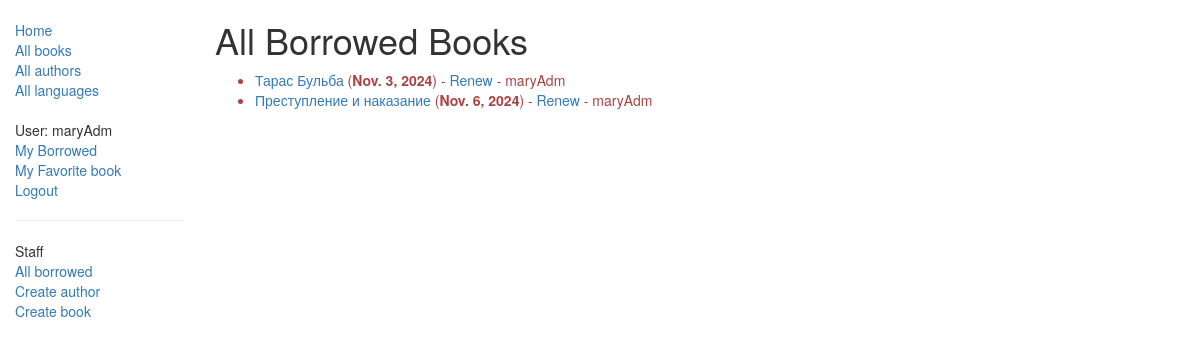
The app's page /catalog/borrowed/ (signed in), older data.
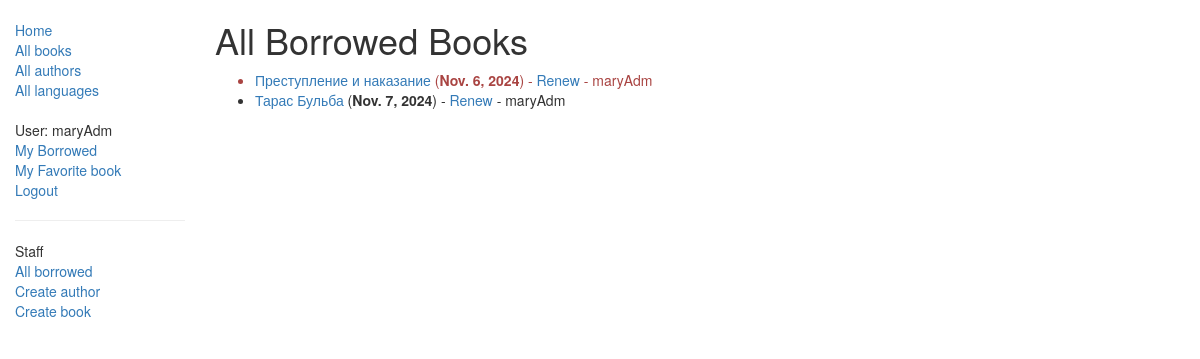
The same page, newer data.
### catalog/models.py (models this page shows, shortened)
class BookInstance(models.Model):
    id = models.UUIDField(primary_key=True, default=uuid.uuid4, help_text='Unique ID for this particular book across whole library')
    book = models.ForeignKey('Book', on_delete=models.SET_NULL, null=True)
    imprint = models.CharField(max_length=200)
    due_back = models.DateField(null=True, blank=True)
    borrower = models.ForeignKey(User, on_delete=models.SET_NULL, null=True, blank=True)
    @property
    def is_overdue(self):
        if self.due_back and date.today() > self.due_back:
            return True
        return False
    LOAN_STATUS = (
        ('m', 'Maintenance'),
        ('o', 'On loan'),
        ('a', 'Available'),
        ('r', 'Reserved'),
    )
    status = models.CharField(max_length=1, choices=LOAN_STATUS, blank=True, default='m', help_text='Book availbility')
    class Meta:
        ordering = ["due_back"]
        permissions = (("can_mark_returned", "Set book as returned"),)

class Book(models.Model):
    title = models.CharField(max_length=200)
    author = models.ForeignKey('Author', on_delete=models.SET_NULL, null=True)
    summary = models.TextField(max_length=1000, help_text='Enter a brief description of the book')
    isbn = models.CharField('ISBN', max_length=13,help_text='13 Character <a href="https://www.isbn-international.org/content/what-isbn">ISBN number</a> ')
    genre = models.ManyToManyField(Genre, help_text='Select a genre for this book')
    language = models.ForeignKey('Language', on_delete=models.SET_NULL, null=True)
    class Meta:
        ordering = ['title', 'author']
    def display_genre(self):
        return ', '.join([genre.name for genre in self.genre.all()[:3]])
    display_genre.short_description = 'Genre'

### catalog/views.py (the view)
# urls.py: path('borrowed/', views.LoanedBooksAllListView.as_view(), name='all-borrowed'),
class LoanedBooksAllListView(PermissionRequiredMixin, generic.ListView):
    model = BookInstance
    permission_required = ('catalog.can_mark_returned')
    template_name = 'catalog/bookinstance_list_borrowed_all.html'
    paginate_by = 2
    def get_queryset(self):
        return BookInstance.objects.filter(status__exact='o').order_by('due_back')

### catalog/templates/catalog/bookinstance_list_borrowed_all.html
{% extends "base_generic.html" %}
{% block content %}
    <h1>All Borrowed Books</h1>
    {% if bookinstance_list %}
    <ul>
      {% for bookinst in bookinstance_list %}
      <li class="{% if bookinst.is_overdue %}text-danger{% endif %}">
        <a href="{% url 'book-detail' bookinst.book.pk %}">
            {{bookinst.book.title}}</a> (<b>{{ bookinst.due_back }}</b>)
            {% if perms.catalog.can_mark_returned %}-
                <a href="{% url 'renew-book-librarian' bookinst.id %}">Renew</a>
            {% endif %}
          {% if user.is_staff %}- {{ bookinst.borrower }}{% endif %}
      </li>
      {% endfor %}
    </ul>
    {% else %}
      <p>There are no books borrowed.</p>
    {% endif %}
{% endblock %}

Row changes from the older to the newer data that the page shows:
shown differently, row unchanged: BookInstance "Nov. 6, 2024": moves up the list
changed BookInstance "Тарас Бульба": due_back "Nov. 3, 2024" → "Nov. 7, 2024"
